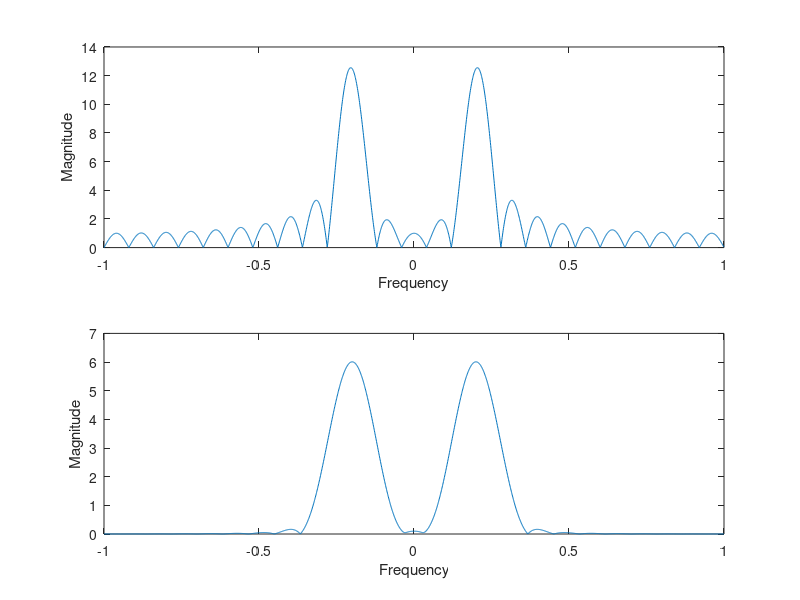
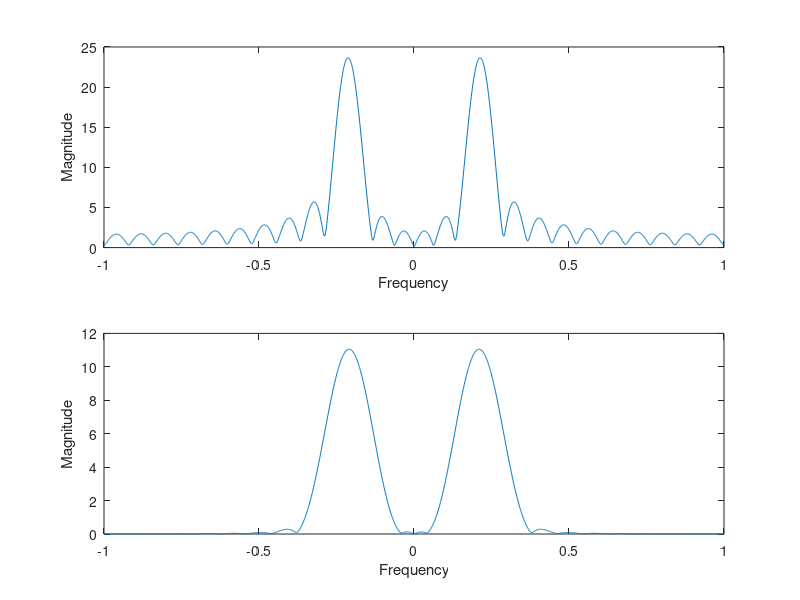
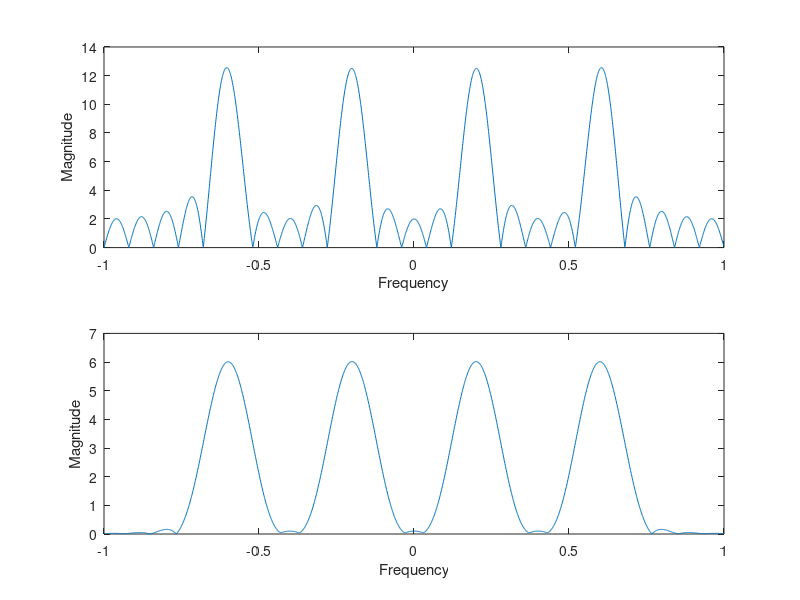

MATLAB code for these plots, in order:
clc;
clearvars;

n = 0:100;
w0 = 0.2*pi;
x = cos(w0*n); %single sinusoid
N = 2048;
fre = linspace(-1,1-(1/N),N);
x1 = x(1:25); % L = 25

figure(1)
subplot(2,1,1)
plot(fre,abs(fftshift(fft(x1,N)))); xlabel("Frequency"); ylabel("Magnitude");
wind = hann(25);
X1 = x1'.*(wind); %windowing
subplot(2,1,2)
plot(fre,abs(fftshift(fft(X1,N)))); xlabel("Frequency"); ylabel("Magnitude");
w1 = 0.2*pi;
w2 = 0.22*pi;
w3 = 0.6*pi;
y = cos(w1*n)+cos(w2*n); %two sinusoids
y0 = cos(w1*n)+cos(w3*n);
y1 = y(1:25); % L = 25
y0 = y0(1:25);
 
figure(2)
subplot(2,1,1)
plot(fre,abs(fftshift(fft(y1,N)))); xlabel("Frequency"); ylabel("Magnitude");
Y1 = y1'.*(wind); %windowing
subplot(2,1,2)
plot(fre,abs(fftshift(fft(Y1,N)))); xlabel("Frequency"); ylabel("Magnitude");

figure(3)
subplot(2,1,1)
plot(fre,abs(fftshift(fft(y0,N)))); xlabel("Frequency"); ylabel("Magnitude");
Y0 = y0'.*(wind); %windowing
subplot(2,1,2)
plot(fre,abs(fftshift(fft(Y0,N)))); xlabel("Frequency"); ylabel("Magnitude");

